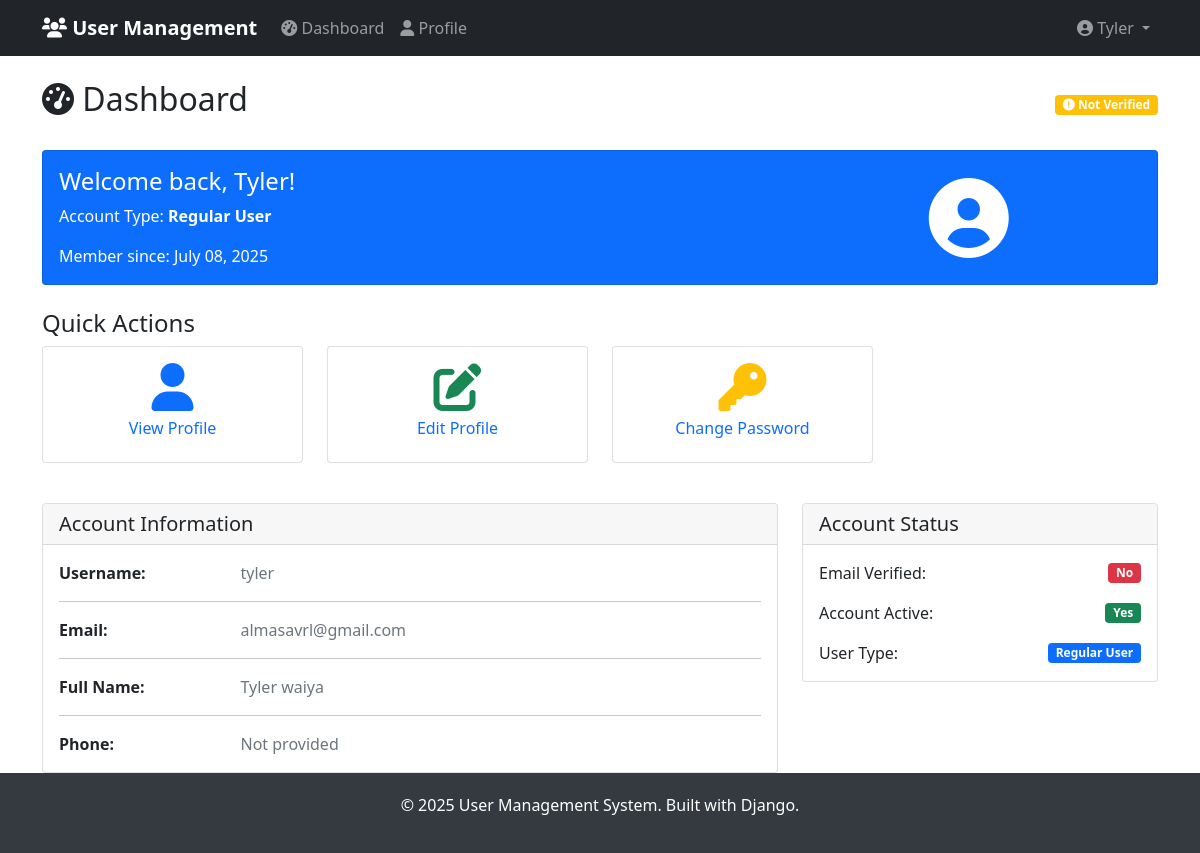
Page /dashboard/ (signed in) on the committed database.
### accounts/models.py (models this page shows, shortened)
class UserProfile(models.Model):
    USER_TYPES = [
        ('admin', 'Admin'),
        ('user', 'Regular User'),
    ]
    user = models.OneToOneField(User, on_delete=models.CASCADE)
    user_type = models.CharField(max_length=10, choices=USER_TYPES, default='user')
    phone_number = models.CharField(max_length=15, blank=True)
    address = models.TextField(blank=True)
    profile_picture = models.ImageField(upload_to='profile_pics/', blank=True, null=True)
    is_verified = models.BooleanField(default=False)
    verification_token = models.UUIDField(default=uuid.uuid4, unique=True)
    created_at = models.DateTimeField(auto_now_add=True)
    updated_at = models.DateTimeField(auto_now=True)
    @property
    def full_name(self):
        return f"{self.user.first_name} {self.user.last_name}".strip()

### accounts/views.py (the view)
# urls.py: path('dashboard/', views.dashboard, name='dashboard'),
@login_required
def dashboard(request):
    context = {
        'user': request.user,
        'profile': request.user.userprofile,
    }
    return render(request, 'accounts/dashboard.html', context)

### templates/accounts/dashboard.html (shortened to what this page needs)
{% extends 'base.html' %}
{% block content %}
<div class="container mt-4">
    <div class="row">
        <div class="col-12">
            <div class="d-flex justify-content-between align-items-center mb-4">
                <h2>
                    <i class="fas fa-tachometer-alt"></i> Dashboard
                </h2>
                <div>
                    {% if profile.is_verified %}
                        <span class="badge bg-success">
                            <i class="fas fa-check-circle"></i> Verified
                        </span>
                    {% else %}
                        <span class="badge bg-warning">
                            <i class="fas fa-exclamation-circle"></i> Not Verified
                        </span>
                    {% endif %}
                </div>
            </div>
        </div>
    </div>
    <div class="row mb-4">
        <div class="col-12">
            <div class="card bg-primary text-white">
                <div class="card-body">
                    <div class="row align-items-center">
                        <div class="col-md-8">
                            <h4 class="card-title">
                                Welcome back, {{ user.first_name|default:user.username }}!
                            </h4>
                            <p class="card-text">
                                Account Type: <strong>{{ profile.get_user_type_display }}</strong>
                            </p>
                            <p class="card-text">
                                Member since: {{ profile.created_at|date:"F d, Y" }}
                            </p>
                        </div>
                        <div class="col-md-4 text-center">
                            {% if profile.profile_picture %}
                                <img src="{{ profile.profile_picture.url }}" alt="Profile Picture" class="profile-img">
                            {% else %}
                                <i class="fas fa-user-circle fa-5x"></i>
                            {% endif %}
                        </div>
                    </div>
                </div>
            </div>
        </div>
    </div>
    <div class="row mb-4">
        <div class="col-12">
            <h4>Quick Actions</h4>
        </div>
        <div class="col-md-3 mb-3">
            <a href="{% url 'accounts:profile' %}" class="text-decoration-none">
                <div class="card text-center h-100">
                    <div class="card-body">
                        <i class="fas fa-user fa-3x text-primary mb-2"></i>
                        <h6>View Profile</h6>
                    </div>
                </div>
            </a>
        </div>
        <div class="col-md-3 mb-3">
            <a href="{% url 'accounts:profile_edit' %}" class="text-decoration-none">
                <div class="card text-center h-100">
                    <div class="card-body">
                        <i class="fas fa-edit fa-3x text-success mb-2"></i>
                        <h6>Edit Profile</h6>
                    </div>
                </div>
            </a>
        </div>
        <div class="col-md-3 mb-3">
            <a href="{% url 'accounts:change_password' %}" class="text-decoration-none">
                <div class="card text-center h-100">
                    <div class="card-body">
                        <i class="fas fa-key fa-3x text-warning mb-2"></i>
                        <h6>Change Password</h6>
                    </div>
                </div>
            </a>
        </div>
    </div>
    <div class="row">
        <div class="col-md-8">
            <div class="card">
                <div class="card-header">
                    <h5 class="mb-0">Account Information</h5>
                </div>
                <div class="card-body">
                    <div class="row">
                        <div class="col-sm-3">
                            <p class="mb-0"><strong>Username:</strong></p>
                        </div>
                        <div class="col-sm-9">
                            <p class="text-muted mb-0">{{ user.username }}</p>
                        </div>
                    </div>
                    <hr>
                    <div class="row">
                        <div class="col-sm-3">
                            <p class="mb-0"><strong>Email:</strong></p>
                        </div>
                        <div class="col-sm-9">
                            <p class="text-muted mb-0">{{ user.email }}</p>
                        </div>
                    </div>
                    <hr>
                    <div class="row">
                        <div class="col-sm-3">
                            <p class="mb-0"><strong>Full Name:</strong></p>
                        </div>
                        <div class="col-sm-9">
                            <p class="text-muted mb-0">{{ profile.full_name|default:"Not provided" }}</p>
                        </div>
                    </div>
                    <hr>
                    <div class="row">
                        <div class="col-sm-3">
                            <p class="mb-0"><strong>Phone:</strong></p>
                        </div>
                        <div class="col-sm-9">
                            <p class="text-muted mb-0">{{ profile.phone_number|default:"Not provided" }}</p>
                        </div>
                    </div>
                </div>
            </div>
        </div>
        <div class="col-md-4">
            <div class="card">
                <div class="card-header">
                    <h5 class="mb-0">Account Status</h5>
                </div>
                <div class="card-body">
                    <div class="d-flex justify-content-between align-items-center mb-3">
                        <span>Email Verified:</span>
                        {% if profile.is_verified %}
                            <span class="badge bg-success">Yes</span>
                        {% else %}
                            <span class="badge bg-danger">No</span>
                        {% endif %}
                    </div>
                    <div class="d-flex justify-content-between align-items-center mb-3">
                        <span>Account Active:</span>
                        {% if user.is_active %}
                            <span class="badge bg-success">Yes</span>
                        {% else %}
                            <span class="badge bg-danger">No</span>
                        {% endif %}
                    </div>
                    <div class="d-flex justify-content-between align-items-center">
                        <span>User Type:</span>
                        <span class="badge bg-primary">{{ profile.get_user_type_display }}</span>
                    </div>
                </div>
            </div>
        </div>
    </div>
</div>
{% endblock %}

### templates/base.html (shortened to what this page needs)
<!DOCTYPE html>
<html lang="en">
<head>
    <link href="https://cdn.jsdelivr.net/npm/bootstrap@5.1.3/dist/css/bootstrap.min.css" rel="stylesheet">
    <link href="https://cdnjs.cloudflare.com/ajax/libs/font-awesome/6.0.0/css/all.min.css" rel="stylesheet">
</head>
<body class="d-flex flex-column min-vh-100">
    <nav class="navbar navbar-expand-lg navbar-dark bg-dark">
        <div class="container">
            <a class="navbar-brand" href="{% url 'accounts:home' %}">
                <i class="fas fa-users"></i> User Management
            </a>
            <div class="collapse navbar-collapse" id="navbarNav">
                <ul class="navbar-nav me-auto">
                    {% if user.is_authenticated %}
                        <li class="nav-item">
                            <a class="nav-link" href="{% url 'accounts:dashboard' %}">
                                <i class="fas fa-tachometer-alt"></i> Dashboard
                            </a>
                        </li>
                        <li class="nav-item">
                            <a class="nav-link" href="{% url 'accounts:profile' %}">
                                <i class="fas fa-user"></i> Profile
                            </a>
                        </li>
                    {% endif %}
                </ul>
                <ul class="navbar-nav">
                    {% if user.is_authenticated %}
                        <li class="nav-item dropdown">
                            <a class="nav-link dropdown-toggle" href="#" id="navbarDropdown" role="button" data-bs-toggle="dropdown">
                                <i class="fas fa-user-circle"></i> {{ user.first_name|default:user.username }}
                            </a>
                        </li>
                    {% endif %}
                </ul>
            </div>
        </div>
    </nav>
    <main class="flex-grow-1">
        {% block content %}
        {% endblock %}
    </main>
    <footer class="footer">
        <div class="container">
            <p>&copy; 2025 User Management System. Built with Django.</p>
        </div>
    </footer>
</body>
</html>

### templates/base.html (style rules this page uses)
.navbar-brand { font-weight: bold; }
.footer { background-color: #343a40; color: white; text-align: center; padding: 20px 0; margin-top: auto; }

### rows in the picture
UserProfile: user_type "Regular User", created_at "July 08, 2025", full_name "Tyler waiya", phone_number "Not provided"

### other values in the picture
{{ user.first_name|default:user.username }} "Tyler"
{{ user.username }} "tyler"
{{ user.email }} "almasavrl@gmail.com"
